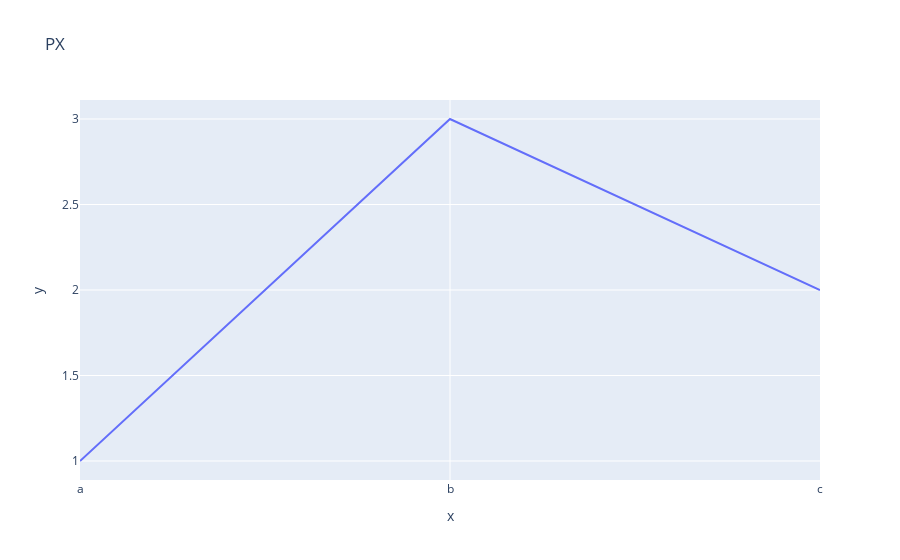

The code cell stored with this chart in its notebook:
### Code cell
fig = px.line(x=["a", "b", "c"], y=[1, 3, 2], title="PX")
fig.show()

### Figure 1 — Plotly figure (JSON) as saved in the notebook; plotly's stock layout.template omitted (floating-point values rounded to 4 significant figures)
{"data": [{"hovertemplate": "x=%{x}<br>y=%{y}<extra></extra>", "legendgroup": "", "line": {"color": "#636efa", "dash": "solid"}, "marker": {"symbol": "circle"}, "mode": "lines", "name": "", "orientation": "v", "showlegend": false, "type": "scatter", "x": ["a", "b", "c"], "xaxis": "x", "y": [1, 3, 2], "yaxis": "y"}], "layout": {"legend": {"tracegroupgap": 0}, "title": {"text": "PX"}, "xaxis": {"anchor": "y", "domain": [0, 1], "title": {"text": "x"}}, "yaxis": {"anchor": "x", "domain": [0, 1], "title": {"text": "y"}}}}
